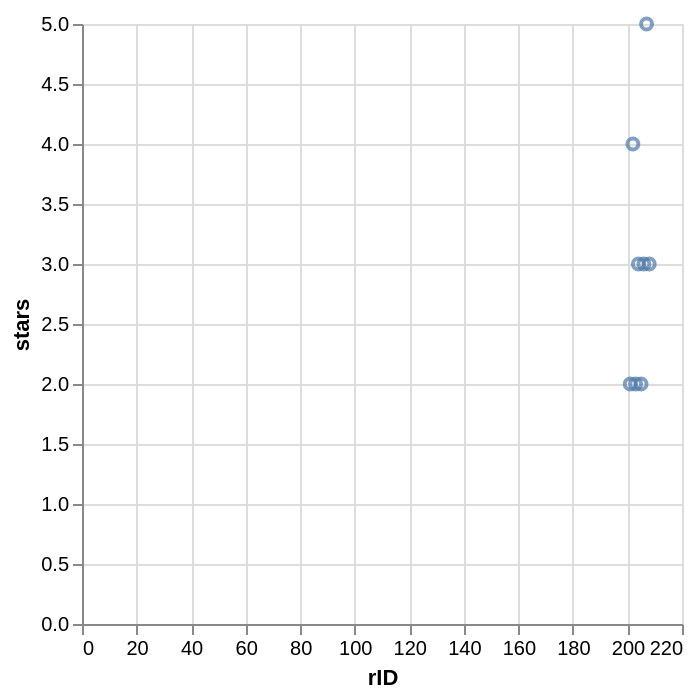

Vega-Lite specification for this chart:
### Vega-Lite specification from a JSON file in a GitHub repository (floating-point values rounded to 4 significant figures)
{"data": {"values": [{"x_data": 201, "y_data": 2}, {"x_data": 202, "y_data": 4}, {"x_data": 203, "y_data": 2}, {"x_data": 204, "y_data": 3}, {"x_data": 205, "y_data": 2}, {"x_data": 206, "y_data": 3}, {"x_data": 207, "y_data": 5}, {"x_data": 208, "y_data": 3}]}, "mark": "point", "encoding": {"x": {"field": "x_data", "type": "quantitative", "title": "rID"}, "y": {"field": "y_data", "type": "quantitative", "title": "stars"}}}
